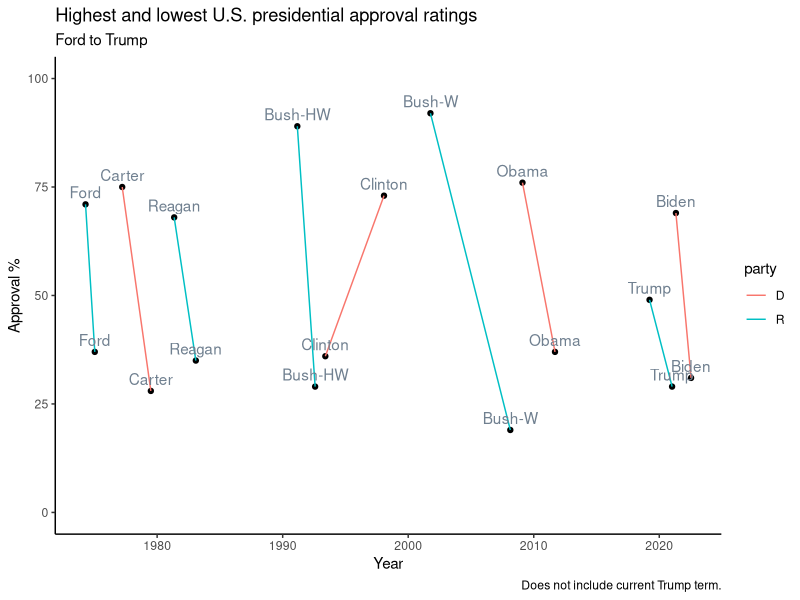

Write the R code that produced this figure.
## ---- chunk 1
library(ggplot2)
## ---- chunk 2
#| label: fig-prez-approval-ford-trump
#| fig-cap: "All presidents but Clinton experienced their highest approval ratings before the lowest."
#| output-location: slide
#| echo: true
#| code-fold: false
#| code-line-numbers: "1|2-3|4-5|6-7|8-10|11-17"
prez_approval_df <- readr::read_csv("../include/csv/prez-approval.csv")
prez_approval_df |>
  dplyr::mutate(date = lubridate::as_date(date)) |>
  ggplot()  +
  aes(x = date, y = approval) +
  geom_point() +
  geom_line(aes(group = president, color = party)) +
  geom_text(aes(label = president),
            vjust = -0.5,
            color = "slategrey") +
  theme_classic() +
  xlab("Year") +
  ylab("Approval %") +
  ylim(0, 100) +
  labs(title = "Highest and lowest U.S. presidential approval ratings",
       subtitle = "Ford to Trump",
       caption = "Does not include current Trump term.")
